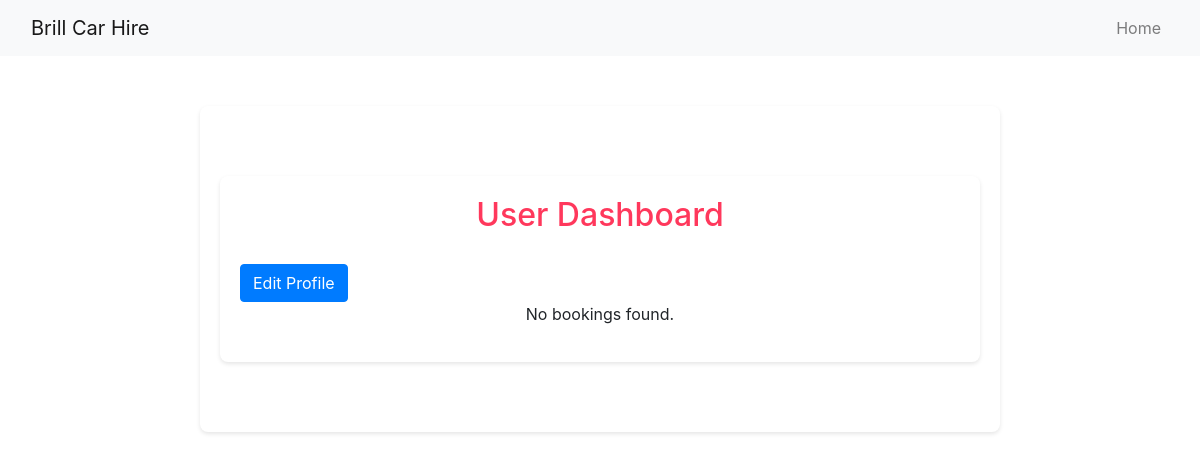
Page /dashboard (signed in) on the earlier database version.
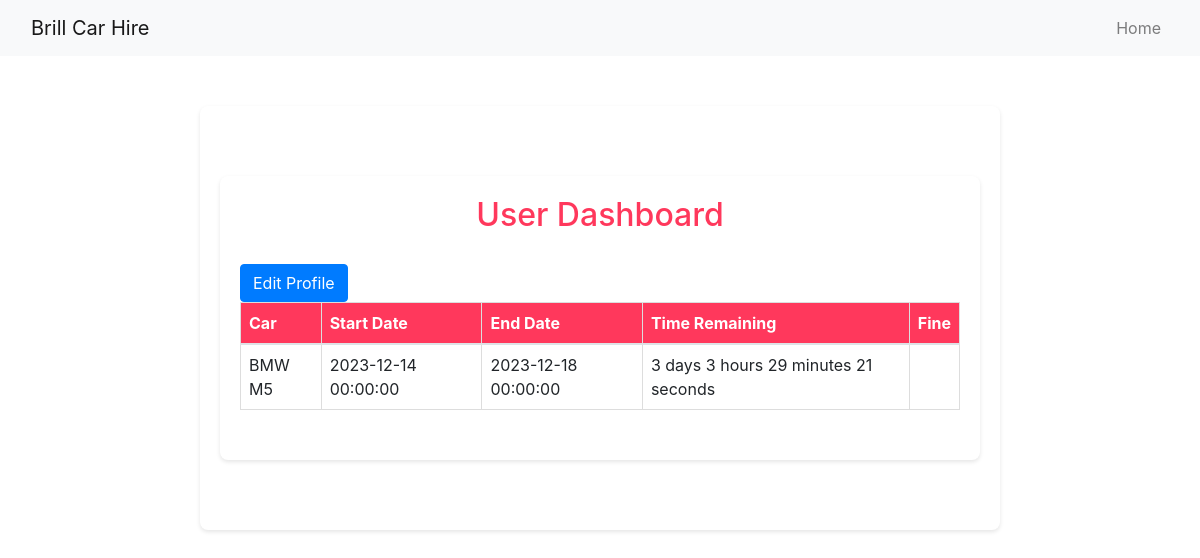
Same page on the later database version.
### website/models.py (models this page shows, shortened)
class Booking(db.Model, UserMixin):
    id = db.Column(db.Integer, primary_key=True)
    user_id = db.Column(db.Integer, db.ForeignKey('user.id'), nullable=False)
    car_id = db.Column(db.Integer, db.ForeignKey('car.id'), nullable=False)
    start_date = db.Column(db.DateTime, nullable=False, default=datetime.utcnow)
    end_date = db.Column(db.DateTime, nullable=False)
    status = db.Column(db.String(20), nullable=False, default='booked')  # 'booked', 'active', 'completed'
    total_price = db.Column(db.Float, nullable=False, default=0.0)
    def time_remaining(self):
        now = datetime.utcnow()
        remaining_time = max(self.end_date - now, timedelta(0))
        days = remaining_time.days
        seconds = remaining_time.seconds
        hours, remainder = divmod(seconds, 3600)
        minutes, seconds = divmod(remainder, 60)
        logging.info(f"Days: {days}, Hours: {hours}, Minutes: {minutes}, Seconds: {seconds}")
        time_components = []
        if days > 0:
            time_components.append(f"{days} {'day' if days == 1 else 'days'}")
        if hours > 0 or days > 0:
            time_components.append(f"{hours} {'hour' if hours == 1 else 'hours'}")
        if minutes > 0 or days > 0 or hours > 0:
            time_components.append(f"{minutes} {'minute' if minutes == 1 else 'minutes'}")
        if seconds > 0 or days > 0 or hours > 0 or minutes > 0:
            time_components.append(f"{seconds} {'second' if seconds == 1 else 'seconds'}")
        time_remaining_str = ' '.join(time_components).strip()
        logging.info(f"Time Remaining: {time_remaining_str}")
        return time_remaining_str

class Car(db.Model, UserMixin):
    id = db.Column(db.Integer, primary_key=True)
    name = db.Column(db.String(100), nullable=False)  # New name column
    model = db.Column(db.String(100), nullable=False)
    description = db.Column(db.String(500), nullable=False)
    image_url = db.Column(db.String(200),nullable=False)
    engine = db.Column(db.String(10), nullable=False)
    bookings = db.relationship('Booking', backref='car', lazy=True)#rlship with booking
    prices = db.relationship('CarPrice', backref='car', lazy=True)

### website/views.py (the view)
@views.route('/dashboard')
@login_required  # Ensure the user is logged in
def dashboard():
    from .models import Booking
    bookings = Booking.query.filter_by(user_id=current_user.id).order_by(Booking.start_date.desc()).all()
    return render_template('dashboard.html', bookings=bookings)

### website/templates/dashboard.html (shortened to what this page needs)
{% extends "base.html" %}
{% block content %}
<div class="container">
    <h2>User Dashboard</h2>
    <a href="{{ url_for('views.edit_profile') }}" class="btn btn-primary">Edit Profile</a>
    {% if bookings %}
    <table class="table">
        <thead>
            <tr>
                <th>Car</th>
                <th>Start Date</th>
                <th>End Date</th>
                <th>Time Remaining</th>
                <th>Fine</th>
            </tr>
        </thead>
        <tbody>
            {% for booking in bookings %}
            <tr>
                <td>{{ booking.car.name }}</td>
                <td>{{ booking.start_date }}</td>
                <td>{{ booking.end_date }}</td>
                <td>{{ booking.time_remaining() }}</td>
                <td>{{ booking.fine }}</td>
            </tr>
            {% endfor %}
        </tbody>
    </table>
    {% else %}
    <p>No bookings found.</p>
    {% endif %}
</div>
{% endblock %}

### website/templates/base.html (shortened to what this page needs)
<!DOCTYPE html>
<html>
<head>
    <link rel="stylesheet" href="https://stackpath.bootstrapcdn.com/bootstrap/4.4.1/css/bootstrap.min.css"
 />
    <link rel="stylesheet" href="https://stackpath.bootstrapcdn.com/font-awesome/4.7.0/css/font-awesome.min.css"
 />
</head>
<body>
    <nav class="navbar navbar-expand-lg navbar-light bg-light">
        <div class="container-fluid">
            <a class="navbar-brand" href="/">Brill Car Hire</a>
            <div class="collapse navbar-collapse" id="navbarResponsive">
                <ul class="navbar-nav ml-auto">
                    <li class="nav-item">
                        <a class="nav-link" href="/">Home</a>
                    </li>
                </ul>
            </div>
        </div>
    </nav>
</body>
    <div class="container">
        {% block content %}{% endblock %}
    </div>
</body>
</html>

### website/templates/dashboard.html (style rules this page uses)
.container { max-width: 800px; margin: 50px auto; padding: 20px; background-color: #fff; border-radius: 8px; box-shadow: 0 2px 4px rgba(0, 0, 0, 0.1); }
h2 { color: #FF385C; text-align: center; margin-bottom: 30px; }
.table { border-collapse: collapse; width: 100%; margin-bottom: 30px; }
.table th, .table td { border: 1px solid #ddd; padding: 8px; text-align: left; }
.table th { background-color: #FF385C; color: white; }

Differences in the rows shown:
added Booking: car.name "BMW M5", start_date "2023-12-14 00:00:00", end_date "2023-12-18 00:00:00", time_remaining "3 days 3 hours 29 minutes 21 seconds"
Other differences:
text no longer shown: "No bookings found."
text now shown: "Car Start Date End Date Time Remaining Fine"
